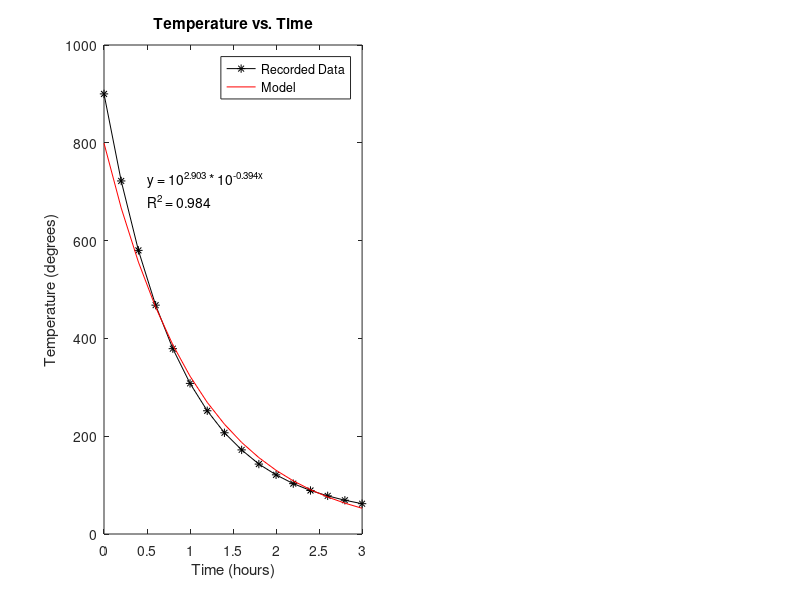

This chart was generated by the following MATLAB code:
% Andrew Schineller
% Fitting data challenge!

clear;

time=[0.0:0.2:3.0];
temp=[900,722,580,468,379,308,252,207,172,143,121,103,89,78,69,62];

% Reusing old linear regression code
% Note that to approximate a curve, y must change to log(y)
n = length(time);
y = log10(temp);
x = time;
m = (n*sum(x.*y) - sum(x)*sum(y))/(n*sum(x.^2) - sum(x)^2);
b = (sum(y) - m*sum(x)) / n;

% Use the slope and intercept to rearrange the function in the form of y=A*r^x;
A = 10^b;
r = 10^m;
fx = @(x) A*(r.^x);

% Calculate r squared of the fit compared to given data
r_squared = 1 - sum((temp - fx(time)).^2)/sum((temp - mean(temp)).^2);

% Plot given data and model
subplot(1,2,1);
plot(time, temp, '*-k', time, fx(time),'r');
legend('Recorded Data', 'Model');
xlabel('Time (hours)');
ylabel('Temperature (degrees)');
title("Temperature vs. Time");
text(0.5, 700, sprintf("y = 10^{%.3f} * 10^{%.3fx}\nR^2 = %.3f\n",b,m,r_squared));